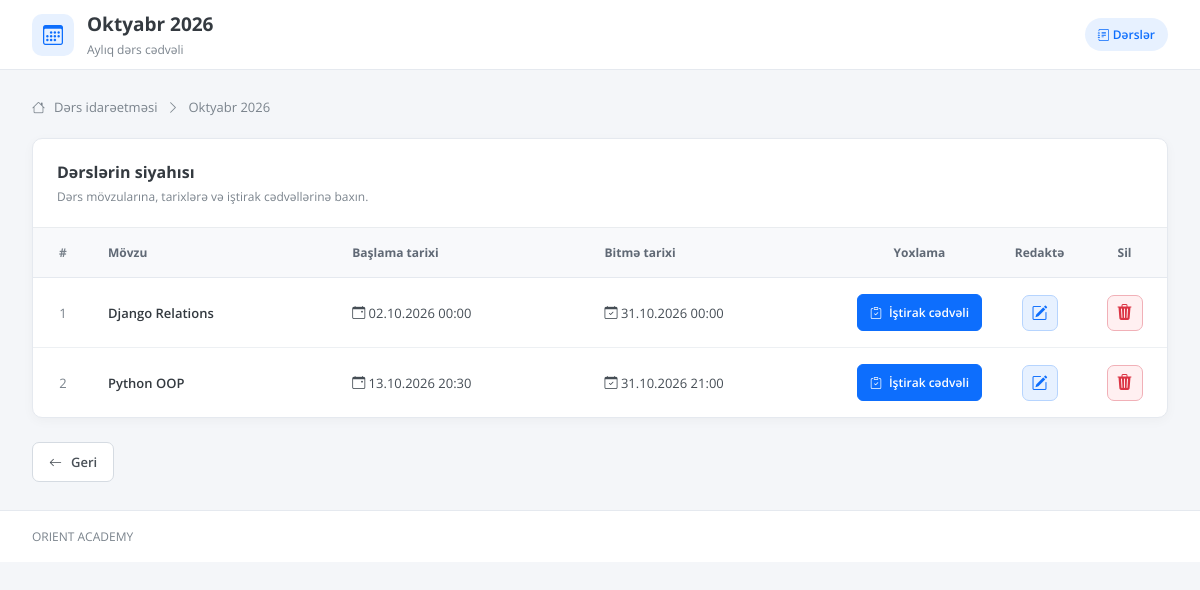
Page /dash/groups/1/month/2026/10/ (signed in) on the committed database.
### admindashboard/models.py (models this page shows, shortened)
class Lesson(models.Model):
    course = models.ForeignKey(
        courses,
        on_delete=models.CASCADE,
        related_name="lessons"
    )
    topic = models.CharField(
        max_length=255
    )
    start_date = models.DateTimeField()
    end_date = models.DateTimeField()

### admindashboard/views.py (the view)
# urls.py: path("groups/<int:course_id>/month/<int:year>/<int:month>/", views.month_lessons, name="month_lessons"),
def month_lessons(request, course_id, year, month):
    teacher_id = request.session.get("teacher_id")
    if not teacher_id:
        return redirect("orientlogin")
    teacher = get_object_or_404(
        Teacher,
        id=teacher_id
    )
    course = get_object_or_404(
        courses,
        id=course_id,
        teacher=teacher
    )
    lessons = Lesson.objects.filter(
        course=course,
        start_date__year=year,
        start_date__month=month
    ).order_by("start_date")
    month_names = {
        1: "Yanvar",
        2: "Fevral",
        3: "Mart",
        4: "Aprel",
        5: "May",
        6: "İyun",
        7: "İyul",
        8: "Avqust",
        9: "Sentyabr",
        10: "Oktyabr",
        11: "Noyabr",
        12: "Dekabr"
    }
    context = {
        "teacher": teacher,
        "course": course,
        "lessons": lessons,
        "year": year,
        "month": month,
        "month_name": month_names[month]
    }
    return render(request, "month_lessons.html", context)

### templates/month_lessons.html (shortened to what this page needs)
<!DOCTYPE html>
<html lang="az">
<head>
    <link rel="stylesheet"
          href="https://cdn.jsdelivr.net/npm/bootstrap-icons@1.11.3/font/bootstrap-icons.min.css">
</head>
<body>
<header class="topbar">
    <div class="page-heading">
        <div class="heading-icon">
            <i class="bi bi-calendar3"></i>
        </div>
        <div class="heading-text">
            <h1>{{ month_name }} {{ year }}</h1>
            <p>Aylıq dərs cədvəli</p>
        </div>
    </div>
    <div class="lesson-count">
        <i class="bi bi-journal-text"></i>
        Dərslər
    </div>
</header>
<main class="container">
    <div class="breadcrumb">
        <i class="bi bi-house"></i>
        <span>Dərs idarəetməsi</span>
        <i class="bi bi-chevron-right"></i>
        <span>{{ month_name }} {{ year }}</span>
    </div>
    <section class="table-card">
        <div class="table-card-header">
            <div>
                <h2>Dərslərin siyahısı</h2>
                <p>Dərs mövzularına, tarixlərə və iştirak cədvəllərinə baxın.</p>
            </div>
        </div>
        <div class="table-scroll">
            <table>
                <thead>
                    <tr>
                        <th class="number">#</th>
                        <th>Mövzu</th>
                        <th>Başlama tarixi</th>
                        <th>Bitmə tarixi</th>
                        <th class="attendance">Yoxlama</th>
                        <th class="edit">Redaktə</th>
                        <th class="delete">Sil</th>
                    </tr>
                </thead>
                <tbody>
                    {% for lesson in lessons %}
                    <tr>
                        <td class="number">{{ forloop.counter }}</td>
                        <td class="topic-name">
                            {{ lesson.topic }}
                        </td>
                        <td class="date-cell">
                            <i class="bi bi-calendar-event me-1"></i>
                            {{ lesson.start_date|date:"d.m.Y H:i" }}
                        </td>
                        <td class="date-cell">
                            <i class="bi bi-calendar-check me-1"></i>
                            {{ lesson.end_date|date:"d.m.Y H:i" }}
                        </td>
                        <td class="attendance">
                            <a href="{% url 'lesson_detail' lesson.id %}"
                               class="attendance-btn">
                                <i class="bi bi-clipboard-check"></i>
                                İştirak cədvəli
                            </a>
                        </td>
                        <td class="edit">
                            <a href="{% url 'edit_monthlesson' lesson.id %}"
                               class="action-btn edit-btn"
                               title="Redaktə et"
                               aria-label="Redaktə et">
                                <i class="bi bi-pencil-square"></i>
                            </a>
                        </td>
                        <td class="delete">
                            <form method="POST"
                                  action="{% url 'delete_monthlesson' lesson.id %}"
                                  style="display: inline;">
                                <button type="submit"
                                        class="action-btn delete-btn"
                                        title="Sil"
                                        aria-label="Sil">
                                    <i class="bi bi-trash3-fill"></i>
                                </button>
                            </form>
                        </td>
                    </tr>
                    {% endfor %}
                </tbody>
            </table>
        </div>
    </section>
    <div class="bottom-actions">
        <a href="{% url 'group_detail' course.id %}" class="back">
            <i class="bi bi-arrow-left"></i>
            Geri
        </a>
    </div>
</main>
<footer class="footer">
    ORIENT ACADEMY
</footer>
</body>
</html>

### templates/month_lessons.html (style rules this page uses)
* { box-sizing: border-box; }
body { margin: 0; font-family: "Open Sans", Arial, sans-serif; background: #f4f6f9; color: #343a40; font-size: 14px; }
.topbar { height: 70px; display: flex; align-items: center; justify-content: space-between; padding: 0 32px; background: #fff; border-bottom: 1px solid #e5e9ef; }
.page-heading { display: flex; align-items: center; gap: 13px; }
.heading-icon { width: 42px; height: 42px; display: flex; align-items: center; justify-content: center; border-radius: 10px; background: #e7f1ff; color: #0d6efd; font-size: 20px; }
.heading-text h1 { margin: 0; font-size: 19px; font-weight: 700; }
.heading-text p { margin: 4px 0 0; color: #7a838c; font-size: 12px; }
.lesson-count { padding: 8px 13px; border-radius: 20px; background: #e7f1ff; color: #0d6efd; font-size: 12px; font-weight: 600; }
.container { max-width: 1450px; margin: 0 auto; padding: 28px 32px; }
.breadcrumb { display: flex; align-items: center; gap: 9px; margin-bottom: 22px; color: #7a838c; font-size: 13px; }
.table-card { width: 100%; overflow: hidden; background: #fff; border: 1px solid #e5e9ef; border-radius: 10px; box-shadow: 0 3px 12px rgba(33, 37, 41, 0.035); }
.table-card-header { display: flex; align-items: center; justify-content: space-between; gap: 12px; padding: 22px 24px; border-bottom: 1px solid #e9ecef; }
.table-card-header h2 { margin: 0; font-size: 16px; font-weight: 700; }
.table-card-header p { margin: 5px 0 0; color: #7a838c; font-size: 12px; }
.table-scroll { width: 100%; overflow-x: auto; }
table { width: 100%; border-collapse: collapse; min-width: 850px; }
thead { background: #f8f9fb; }
th { padding: 16px 15px; border-bottom: 1px solid #e5e9ef; color: #606975; font-size: 12px; font-weight: 700; text-align: left; white-space: nowrap; }
td { padding: 16px 15px; border-bottom: 1px solid #edf0f3; color: #454d55; font-size: 13px; vertical-align: middle; }
tbody tr:last-child td { border-bottom: none; }
.number { width: 60px; text-align: center; color: #7a838c; }
.topic-name { min-width: 150px; color: #343a40; font-weight: 600; }
.date-cell { min-width: 155px; white-space: nowrap; }
.attendance, .edit, .delete { text-align: center; }
.attendance { width: 145px; }
.edit, .delete { width: 85px; }
.attendance-btn { display: inline-flex; align-items: center; justify-content: center; gap: 7px; padding: 9px 12px; border: 1px solid #0d6efd; border-radius: 6px; background: #0d6efd; color: #fff; text-decoration: none; font-size: 12px; font-weight: 600; white-space: nowrap; transition: background 0.2s; }
.action-btn { width: 36px; height: 36px; display: inline-flex; align-items: center; justify-content: center; border-radius: 7px; text-decoration: none; font-size: 16px; cursor: pointer; transition: background 0.2s; }
.edit-btn { border: 1px solid #b6d4fe; background: #e7f1ff; color: #0d6efd; }
.delete-btn { border: 1px solid #f1b0b7; background: #fff0f1; color: #dc3545; }
.bottom-actions { display: flex; justify-content: flex-start; margin-top: 24px; }
.back { display: inline-flex; align-items: center; gap: 9px; padding: 10px 16px; border: 1px solid #d5dbe2; border-radius: 7px; background: #fff; color: #495057; text-decoration: none; font-size: 13px; font-weight: 600; transition: background 0.2s; }
.footer { padding: 17px 32px; border-top: 1px solid #e5e9ef; background: #fff; color: #7a838c; font-size: 12px; }

### rows in the picture
Lesson: topic "Django Relations", start_date "02.10.2026 00:00", end_date "31.10.2026 00:00"
Lesson: topic "Python OOP", start_date "13.10.2026 20:30", end_date "31.10.2026 21:00"

### other values in the picture
{{ month_name }} "Oktyabr"
{{ year }} "2026"
